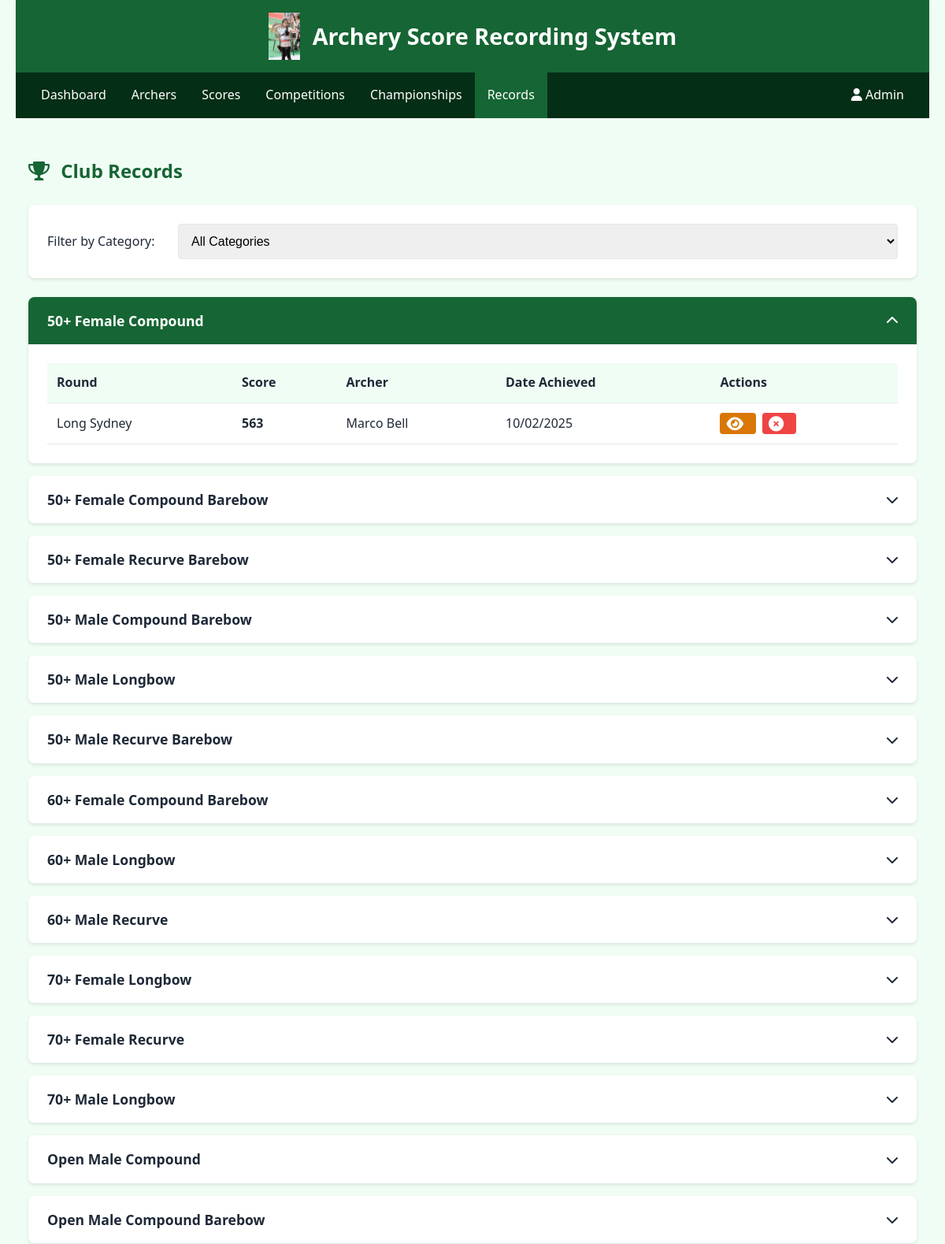
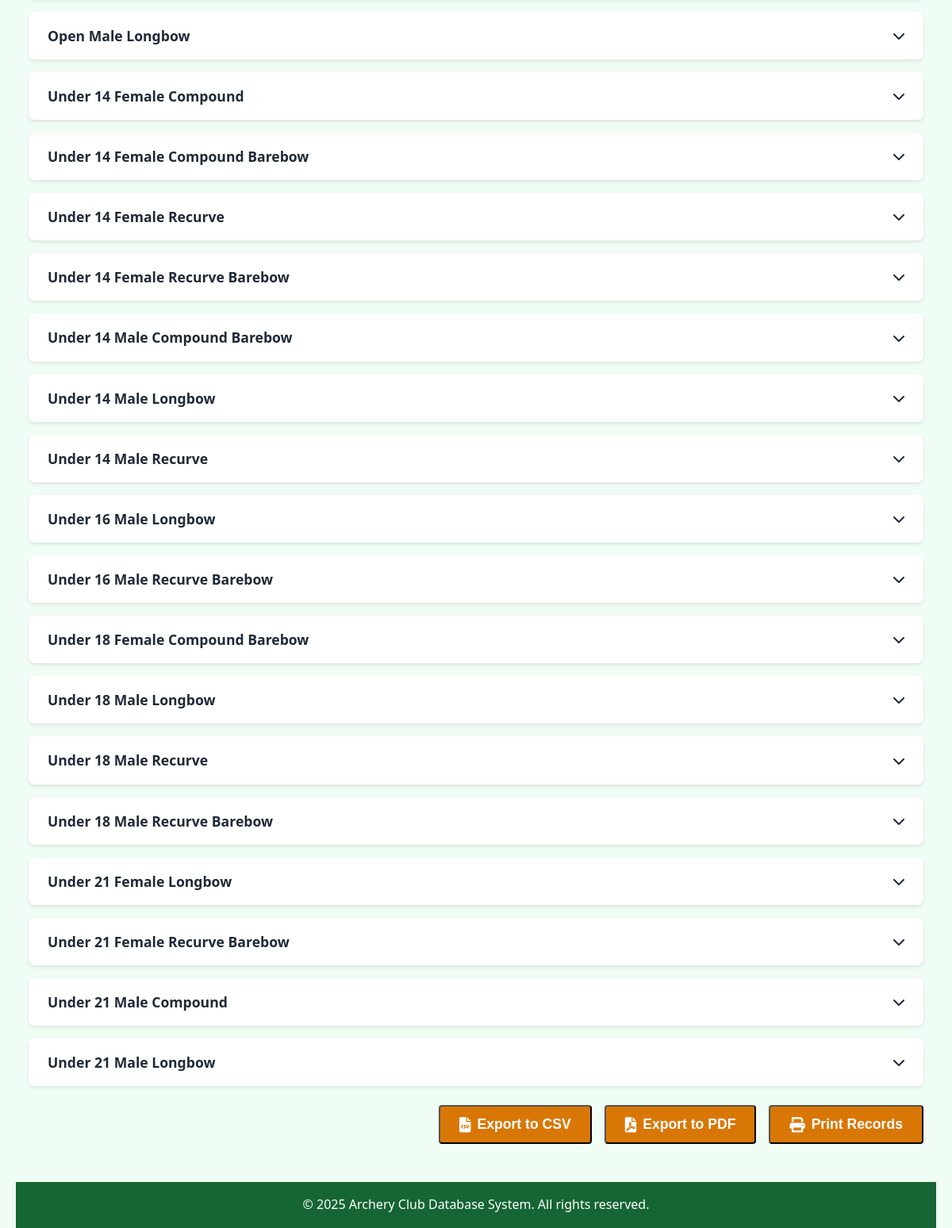
Page /recorder/club_records.php (signed in) on the committed database (2 pictures, top to bottom).
### tables this page shows
CREATE TABLE `RecorderTable` (
  `RecorderID` int(11) NOT NULL,
  `Username` varchar(50) NOT NULL,
  `Password` varchar(255) NOT NULL,
  `FirstName` varchar(50) NOT NULL,
  `LastName` varchar(50) NOT NULL,
  `Email` varchar(100) NOT NULL,
  `IsActive` tinyint(1) DEFAULT '1'
);

CREATE TABLE `ClubBestTable` (
  `CategoryID` int(11) NOT NULL,
  `RoundID` int(11) NOT NULL,
  `ScoreID` int(11) DEFAULT NULL,
  `ArcherID` int(11) DEFAULT NULL,
  `DateAchieved` date NOT NULL
);

CREATE TABLE `RoundTable` (
  `RoundID` int(11) NOT NULL,
  `RoundName` varchar(100) NOT NULL,
  `TotalArrows` int(11) NOT NULL,
  `IsOfficial` tinyint(1) DEFAULT '0',
  `DateEffectiveFrom` date NOT NULL,
  `DateEffectiveTo` date DEFAULT NULL
);

CREATE TABLE `ScoreTable` (
  `ScoreID` int(11) NOT NULL,
  `ArcherID` int(11) NOT NULL,
  `RoundID` int(11) NOT NULL,
  `EquipmentID` int(11) NOT NULL,
  `CompetitionID` int(11) DEFAULT NULL,
  `DateShot` date NOT NULL,
  `TotalScore` int(11) NOT NULL,
  `IsPractice` tinyint(1) DEFAULT '1',
  `IsApproved` tinyint(1) DEFAULT '0',
  `IsPersonalBest` tinyint(1) DEFAULT '0',
  `IsClubBest` tinyint(1) DEFAULT '0'
);

CREATE TABLE `ArcherTable` (
  `ArcherID` int(11) NOT NULL,
  `FirstName` varchar(50) NOT NULL,
  `LastName` varchar(50) NOT NULL,
  `Gender` enum('Male','Female') NOT NULL,
  `DOB` date NOT NULL,
  `ClassID` int(11) NOT NULL,
  `DefaultDivisionID` int(11) NOT NULL,
  `DefaultEquipmentID` int(11) NOT NULL,
  `IsActive` tinyint(1) DEFAULT '1'
);

### includes/settings.php (called while the page is built, shortened)
<?php
$host = "";
$user = "";
$pwd = "";
$sql_db = "";
function getDbConnection() {
    global $host, $user, $pwd, $sql_db;
    try {
        $conn = new mysqli($host, $user, $pwd, $sql_db);
        $conn->set_charset("utf8mb4");
        return $conn;
    } catch (Exception $e) {
        error_log("Database connection error: " . $e->getMessage());
        return false;
    }
}
function getCurrentRecorder() {
    $conn = getDbConnection();
    $recorder_id = $_SESSION['recorder_id'];
    $stmt = $conn->prepare("SELECT RecorderID, Username, FirstName, LastName, Email FROM RecorderTable WHERE RecorderID = ? AND IsActive = 1");
    $stmt->bind_param("i", $recorder_id);
    $stmt->execute();
    $result = $stmt->get_result();
    if ($result->num_rows === 1) {
        return $result->fetch_assoc();
    } else {
        session_unset();
        session_destroy();
        return null;
    }
}
function formatDate($date, $format = 'd/m/Y') {
    $timestamp = strtotime($date);
    return date($format, $timestamp);
}

### includes/db_functions.php (called while the page is built, shortened)
<?php
require_once 'settings.php';
function getClubBests($categoryId = null) {
    $conn = getDbConnection();
    $query = "SELECT cb.*, r.RoundName, cat.CategoryName,
              a.FirstName, a.LastName, s.TotalScore
              FROM ClubBestTable cb
              JOIN RoundTable r ON cb.RoundID = r.RoundID
              JOIN CategoryTable cat ON cb.CategoryID = cat.CategoryID
              JOIN ArcherTable a ON cb.ArcherID = a.ArcherID
              JOIN ScoreTable s ON cb.ScoreID = s.ScoreID";
    if ($categoryId) {
        $query .= " WHERE cb.CategoryID = ?";
        $stmt = $conn->prepare($query);
        $stmt->bind_param("i", $categoryId);
    } else {
        $query .= " ORDER BY cat.CategoryName, r.RoundName";
        $stmt = $conn->prepare($query);
    }
    $stmt->execute();
    $result = $stmt->get_result();
    $clubBests = [];
    while ($row = $result->fetch_assoc()) {
        $category = $row['CategoryName'];
        if (!isset($clubBests[$category])) {
            $clubBests[$category] = [];
        }
        $clubBests[$category][] = $row;
    }
    return $clubBests;
}
function getAllCategories() {
    $conn = getDbConnection();
    $query = "SELECT c.*, cl.ClassName, d.DivisionName
              FROM CategoryTable c
              JOIN ClassTable cl ON c.ClassID = cl.ClassID
              JOIN DivisionTable d ON c.DivisionID = d.DivisionID
              ORDER BY c.CategoryName";
    $result = $conn->query($query);
    $categories = [];
    while ($row = $result->fetch_assoc()) {
        $categories[] = $row;
    }
    return $categories;
}

### recorder/club_records.php (the view, shortened to what this page needs)
<?php
require_once '../includes/settings.php';
require_once '../includes/db_functions.php';
$recorder = getCurrentRecorder();
$categories = getAllCategories();
$selectedCategoryId = isset($_GET['category_id']) ? intval($_GET['category_id']) : 0;
$clubRecords = getClubBests($selectedCategoryId);
?>
<!DOCTYPE html>
<html lang="en">
<head>
    <link rel="stylesheet" href="../css/main.css">
    <link rel="stylesheet" href="../css/navbar_recorder.css">
    <link rel="stylesheet" href="https://cdnjs.cloudflare.com/ajax/libs/font-awesome/6.0.0/css/all.min.css">
</head>
<body>
    <div class="container">
        <header>
            <div class="logo">
                <img src="../images/archery-logo.png" alt="Archery Club Logo" onerror="this.src='../images/default-logo.png'">
                <h1>Archery Score Recording System</h1>
            </div>
        </header>
        <div class="navbar">
            <div class="navbar-left">
                <a href="dashboard.php">Dashboard</a>
                <div class="dropdown">
                    <a href="#" class="dropdown-toggle">Archers</a>
                </div>
                <div class="dropdown">
                    <a href="#" class="dropdown-toggle">Scores</a>
                </div>
                <div class="dropdown">
                    <a href="#" class="dropdown-toggle">Competitions</a>
                </div>
                <div class="dropdown">
                    <a href="#" class="dropdown-toggle">Championships</a>
                </div>
                <div class="dropdown">
                    <a href="#" class="dropdown-toggle active">Records</a>
                </div>
            </div>
            <div class="navbar-right">
                <div class="dropdown">
                    <a href="#" class="dropdown-toggle">
                        <i class="fas fa-user"></i> <?php echo htmlspecialchars($recorder['FirstName']); ?>
                    </a>
                </div>
            </div>
        </div>
        <main>
            <div class="club-records-container">
                <div class="page-header">
                    <h2><i class="fas fa-trophy"></i> Club Records</h2>
                </div>
                <div class="filter-section">
                    <form action="club_records.php" method="get" class="filter-form">
                        <div class="form-group">
                            <label for="category">Filter by Category:</label>
                            <select id="category" name="category_id" class="form-control" onchange="this.form.submit()">
                                <option value="">All Categories</option>
                            </select>
                        </div>
                    </form>
                </div>
                <?php if (!empty($clubRecords)): ?>
                    <div class="categories-accordion">
                        <?php foreach ($clubRecords as $category => $records): ?>
                            <div class="category-section">
                                <div class="category-header">
                                    <h3><?php echo htmlspecialchars($category); ?></h3>
                                    <i class="fas fa-chevron-down"></i>
                                </div>
                                <div class="category-content">
                                    <div class="records-table-container">
                                        <table class="records-table">
                                            <thead>
                                                <tr>
                                                    <th>Round</th>
                                                    <th>Score</th>
                                                    <th>Archer</th>
                                                    <th>Date Achieved</th>
                                                    <th>Actions</th>
                                                </tr>
                                            </thead>
                                            <tbody>
                                                <?php foreach ($records as $record): ?>
                                                    <tr>
                                                        <td><?php echo htmlspecialchars($record['RoundName']); ?></td>
                                                        <td class="score-cell"><?php echo $record['TotalScore']; ?></td>
                                                        <td><?php echo htmlspecialchars($record['FirstName'] . ' ' . $record['LastName']); ?></td>
                                                        <td><?php echo formatDate($record['DateAchieved']); ?></td>
                                                        <td>
                                                            <div class="action-buttons">
                                                                <a href="score_details.php?id=<?php echo $record['ScoreID']; ?>" class="btn btn-sm btn-secondary" title="View Details">
                                                                    <i class="fas fa-eye"></i>
                                                                </a>
                                                                <a href="club_records.php?action=reset_record&id=<?php echo $record['ScoreID']; ?>" class="btn btn-sm btn-danger" title="Reset Record" onclick="return confirm('Are you sure you want to reset this club record? This action cannot be undone.');">
                                                                    <i class="fas fa-times-circle"></i>
                                                                </a>
                                                            </div>
                                                        </td>
                                                    </tr>
                                                <?php endforeach; ?>
                                            </tbody>
                                        </table>
                                    </div>
                                </div>
                            </div>
                        <?php endforeach; ?>
                    </div>
                    <div class="export-buttons">
                        <button type="button" class="btn btn-secondary" onclick="exportRecords('csv')">
                            <i class="fas fa-file-csv"></i> Export to CSV
                        </button>
                        <button type="button" class="btn btn-secondary" onclick="exportRecords('pdf')">
                            <i class="fas fa-file-pdf"></i> Export to PDF
                        </button>
                        <button type="button" class="btn btn-secondary" onclick="printRecords()">
                            <i class="fas fa-print"></i> Print Records
                        </button>
                    </div>
                <?php endif; ?>
            </div>
        </main>
        <footer>
            <p>&copy; 2025 Archery Club Database System. All rights reserved.</p>
        </footer>
    </div>
</body>
</html>

### css/main.css (style rules this page uses)
:root { --primary-color: #166534; --primary-light: #22c55e; --secondary-color: #d97706; --light-color: #f0fdf4; --dark-color: #052e16; --gray-color: #e5e7eb; --text-color: #1f2937; --error-color: #dc2626; --success-color: #16a34a; }
* { margin: 0; padding: 0; box-sizing: border-box; }
body { font-family: 'Segoe UI', Tahoma, Geneva, Verdana, sans-serif; line-height: 1.6; color: var(--text-color); background-color: var(--light-color); min-height: 100vh; display: flex; flex-direction: column; }
.container { width: 100%; max-width: 1200px; margin: 0 auto; padding: 0 20px; flex: 1; display: flex; flex-direction: column; }
header { background-color: var(--primary-color); color: white; padding: 1rem 0; box-shadow: 0 2px 4px rgba(0, 0, 0, 0.1); }
.logo { display: flex; align-items: center; justify-content: center; gap: 1rem; }
.logo img { height: 60px; width: auto; }
.logo h1 { font-size: 1.8rem; font-weight: 600; }
main { flex: 1; padding: 2rem 0; }
.btn { display: inline-flex; align-items: center; justify-content: center; padding: 0.75rem 1.5rem; font-size: 1.1rem; font-weight: 600; text-decoration: none; border-radius: 4px; cursor: pointer; transition: all 0.3s ease; }
.btn i { margin-right: 8px; font-size: 1.2rem; }
.btn-secondary { background-color: var(--secondary-color); color: white; }
.form-group { margin-bottom: 1.5rem; }
.form-group label { display: block; margin-bottom: 0.5rem; font-weight: 500; }
.form-control { width: 100%; padding: 0.75rem; font-size: 1rem; border: 1px solid var(--gray-color); border-radius: 4px; transition: border-color 0.3s; }
footer { text-align: center; padding: 1rem 0; background-color: var(--primary-color); color: white; margin-top: auto; }

### css/navbar_recorder.css (style rules this page uses)
.navbar { background-color: var(--dark-color); display: flex; justify-content: space-between; padding: 0 1rem; color: white; }
.navbar-left, .navbar-right { display: flex; }
.navbar a { color: white; padding: 1rem; text-decoration: none; display: block; }
.navbar a:hover, .navbar a.active { background-color: var(--primary-color); }
.dropdown { position: relative; }

### recorder/club_records.php (style rules this page uses)
.club-records-container { padding: 1rem; }
.page-header { margin-bottom: 1.5rem; }
.page-header h2 { color: var(--primary-color); margin: 0; }
.page-header h2 i { margin-right: 0.5rem; }
.filter-section { background-color: white; border-radius: 8px; padding: 1.5rem; margin-bottom: 1.5rem; box-shadow: 0 2px 4px rgba(0, 0, 0, 0.1); }
.filter-form { display: flex; align-items: center; }
.filter-form .form-group { margin: 0; display: flex; align-items: center; flex: 1; }
.filter-form label { margin-right: 1rem; margin-bottom: 0; font-weight: 500; min-width: 150px; }
.categories-accordion { margin-bottom: 1.5rem; }
.category-section { margin-bottom: 1rem; border-radius: 8px; overflow: hidden; box-shadow: 0 2px 4px rgba(0, 0, 0, 0.1); }
.category-header { background-color: white; padding: 1rem 1.5rem; display: flex; justify-content: space-between; align-items: center; cursor: pointer; transition: all 0.3s ease; }
.category-header.active { background-color: var(--primary-color); color: white; }
.category-header h3 { margin: 0; font-size: 1.1rem; }
.category-content { background-color: white; max-height: 0; overflow: hidden; transition: max-height 0.3s ease; }
.records-table-container { padding: 1.5rem; }
.records-table { width: 100%; border-collapse: collapse; }
.records-table th, .records-table td { padding: 0.75rem; text-align: left; border-bottom: 1px solid var(--gray-color); }
.records-table th { font-weight: 600; background-color: var(--light-color); }
.score-cell { font-weight: 600; text-align: center; }
.action-buttons { display: flex; gap: 0.5rem; }
.btn-sm { padding: 0.25rem 0.5rem; font-size: 0.875rem; }
.btn-danger { background-color: #ef4444; color: white; }
.export-buttons { display: flex; gap: 1rem; justify-content: flex-end; }

### rows in the picture
recordertable: FirstName "Admin"
clubbesttable: RoundID.RoundName "Long Sydney", ScoreID.TotalScore "563", ArcherID.LastName "Marco Bell", DateAchieved "10/02/2025"

### other values in the picture
$category "50+ Female Compound"
$category "50+ Female Compound Barebow"
$category "50+ Female Recurve Barebow"
$category "50+ Male Compound Barebow"
$category "50+ Male Longbow"
$category "50+ Male Recurve Barebow"
$category "60+ Female Compound Barebow"
$category "60+ Male Longbow"
$category "60+ Male Recurve"
$category "70+ Female Longbow"
$category "70+ Female Recurve"
$category "70+ Male Longbow"
$category "Open Male Compound"
$category "Open Male Compound Barebow"
$category "Open Male Longbow"
